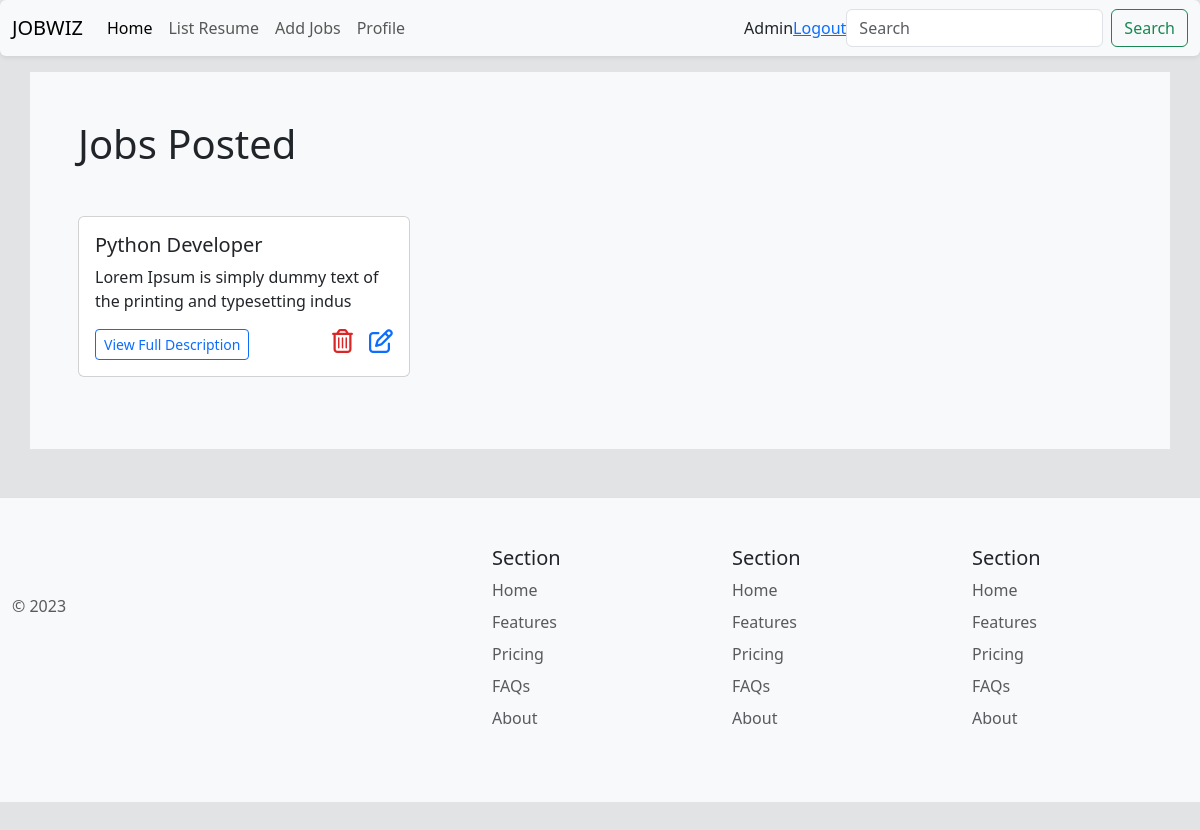
Page /accounts/admin_profile/ (signed in) on the earlier database version.
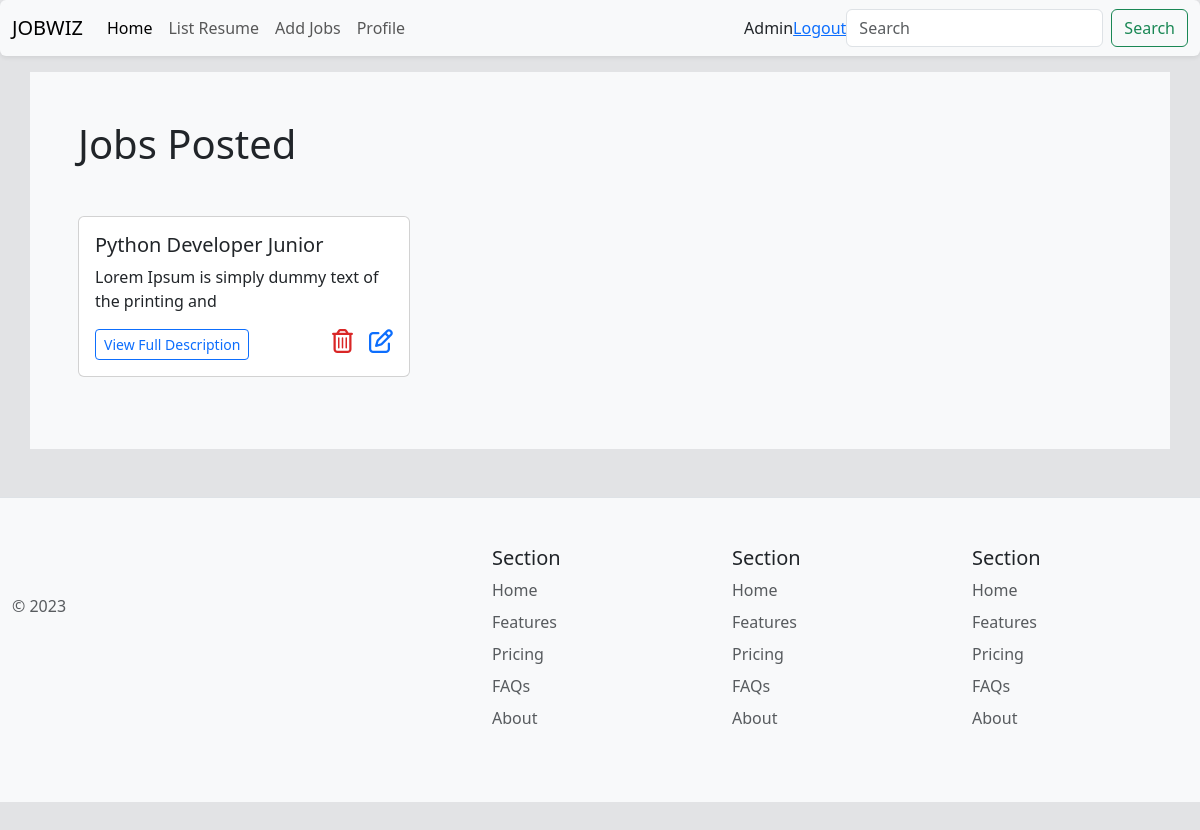
Same page on the later database version.
### jobs/models.py (models this page shows, shortened)
class JobDescription(models.Model):
    title = models.CharField(max_length=100)
    description = models.TextField(max_length=70,null=True, blank=True)
    pdf_file = models.FileField(upload_to='jobs/job_descriptions/')
    location = models.CharField(max_length=500,null=True, blank=True)
    created_date = models.DateTimeField(auto_now_add=True)
    created_by = models.ForeignKey(User, on_delete=models.CASCADE)

### accounts/views.py (the view)
# urls.py: path('admin_profile/', views.admin_profile, name='admin_profile'),
@user_passes_test(is_admin, login_url = 'accounts/login/')
def admin_profile(request):
    admin_jobs = JobDescription.objects.filter(created_by = request.user)
    return render(request, 'accounts/admin_profile.html', {'admin_jobs': admin_jobs})

### accounts/views.py (called while the page is built)
def is_admin(user):
    return user.is_superuser

### accounts/templates/accounts/admin_profile.html
{% extends 'main.html' %} {% block content %}
<div class="container p-5 bg-light">
  <div class="display-6 mb-5">Jobs Posted</div>
  {% if admin_jobs %}
  <div class="row">
    {% for job in admin_jobs %}
    <div class="col-4 mb-4">
      <div class="card job-card">
        <div class="card-body">
          <h5 class="card-title">{{ job.title }}</h5>
          <p class="card-text">{{ job.description }}</p>
          <div class="d-flex justify-content-between">
            <a
              href="{{ job.pdf_file.url }}"
              class="btn btn-outline-primary btn-sm"
              >View Full Description</a
            >
            <div class="d-flex justify-content-between gap-3">
              <a
                style="cursor: pointer"
                href="{% url 'delete_job' job.id %}"
                class="delete-job-btn"
                data-job-id="{{ job.id }}"
              >
                <i
                  class="fa-regular fa-trash-can fa-xl"
                  style="color: #d92626"
                ></i>
              </a>
              <a
                style="cursor: pointer"
                href="{% url 'update_job' job.id %}"
                data-job-id="{{ job.id }}"
              >
                <i class="fa-regular fa-pen-to-square fa-xl"></i>
              </a>
            </div>
          </div>
        </div>
      </div>
    </div>
    {% endfor %}
  </div>
  {% else %}
  <p>No job posts created by admin.</p>
  {% endif %}
</div>
{% endblock content %}

Differences in the rows shown:
changed JobDescription: title "Python Developer" → "Python Developer Junior"; description "Lorem Ipsum is simply dummy text of the printing and typesetting indus" → "Lorem Ipsum is simply dummy text of the printing and"
